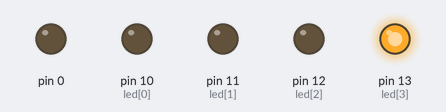
Bench run of a sketch on a simulated Arduino Uno, built with avr-gcc and run on an emulated ATmega328P. Parts: output pins drawn as LEDs (lit = HIGH). Random numbers use the default seed unless the sketch sets one.

Above: at 0.1 s.
At 7.1 s:
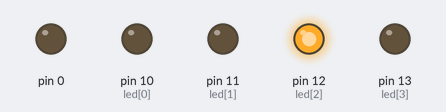
At 19.1 s:
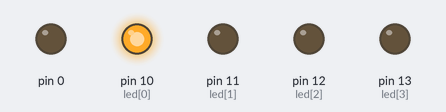
At 39.1 s:
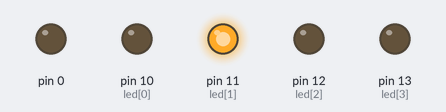
Timing chart, 0 to 40.0 s (numbered marks = the images above):
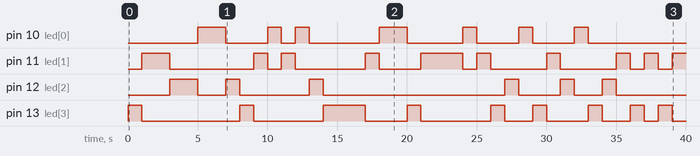

The sketch:

Random_LED.ino
```cpp
int led[] = {10,11,12,13};

void setup() {
int index;
for(index = 0; index <=4; index++) {
  pinMode(led[index], OUTPUT);
  }
}
void loop() {
 int index;

 index = random(4);

  digitalWrite(led[index], HIGH);
  delay(1000);
  digitalWrite(led[index], LOW);


}
```

Measured:
- by itself, pin 10 (led[0]): LOW → HIGH at 5.0 s, → LOW 2.0 s later, → HIGH 3.0 s later, → LOW 1.0 s later, … (14 changes in this stretch)
- by itself, pin 11 (led[1]): LOW → HIGH at 1.0 s, → LOW 2.0 s later, → HIGH 6.0 s later, → LOW 1.0 s later, … (19 changes in this stretch)
- by itself, pin 12 (led[2]): LOW → HIGH at 3.0 s, → LOW 2.0 s later, → HIGH 2.0 s later, → LOW 1.0 s later, … (12 changes in this stretch)
- by itself, pin 13 (led[3]): LOW → HIGH at 0.00 s, → LOW 1.0 s later, → HIGH 7.0 s later, → LOW 1.0 s later, … (18 changes in this stretch)
